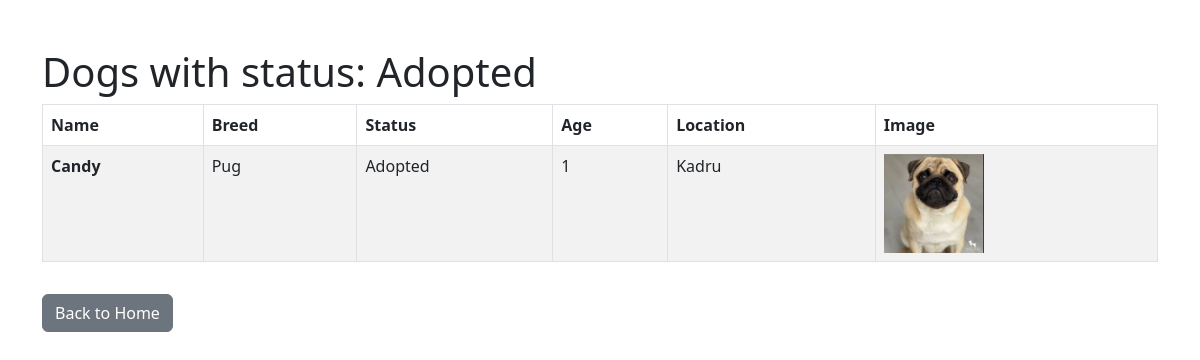
Screenshot of /dogs/status/Adopted/ with the database file from the repository.
### rescue/models.py (models this page shows, shortened)
class Dog(models.Model):
    name = models.CharField(max_length=100)
    breed = models.CharField(max_length=50)
    color = models.CharField(max_length=50)
    age = models.IntegerField()
    status = models.CharField(max_length=20, choices=[
        ('Missing', 'Missing'),
        ('Found', 'Found'),
        ('Adopted', 'Adopted')
    ])
    location = models.CharField(max_length=100)
    image = models.ImageField(upload_to='dog_images/')

### rescue/views.py (the view)
# urls.py: path('dogs/status/<str:status>/', views.dogs_by_status, name='dogs_by_status'),
def dogs_by_status(request, status):
    dogs = Dog.objects.filter(status=status)
    context = {
        'dogs': dogs,
        'status': status
    }
    return render(request, 'dogs_by_status.html', context)

### rescue/templates/dogs_by_status.html (shortened to what this page needs)
<!DOCTYPE html>
<html>
<head>
    <link rel="stylesheet" href="https://cdn.jsdelivr.net/npm/bootstrap@5.3.0/dist/css/bootstrap.min.css">
</head>
<body>
    <div class="container mt-5">
        <h1>Dogs with status: {{ status }}</h1>
        {% if dogs %}
            <table class="table table-bordered table-striped">
                <thead>
                    <tr>
                        <th>Name</th>
                        <th>Breed</th>
                        <th>Status</th>
                        <th>Age</th>
                        <th>Location</th>
                        <th>Image</th>
                    </tr>
                </thead>
                <tbody>
                {% for dog in dogs %}
                    <tr>
                        <td><strong>{{ dog.name }}</strong></td>
                        <td>{{ dog.breed }}</td>
                        <td>{{ dog.status }}</td>
                        <td>{{ dog.age }}</td>
                        <td>{{ dog.location }}</td>
                        <td>
                            {% if dog.image %}
                                <img src="{{ dog.image.url }}" alt="Dog Image" style="max-width: 100px;">
                            {% else %}
                                No Image
                            {% endif %}
                        </td>
                    </tr>
                {% endfor %}
                </tbody>
            </table>
        {% else %}
            <p>No dogs found with the status "{{ status }}".</p>
        {% endif %}
        <a href="{% url 'home' %}" class="btn btn-secondary mt-3">Back to Home</a>
    </div>
</body>
</html>

### rows the page displays
Dog: status "Adopted", name "Candy", breed "Pug", age "1", location "Kadru", image (picture)
